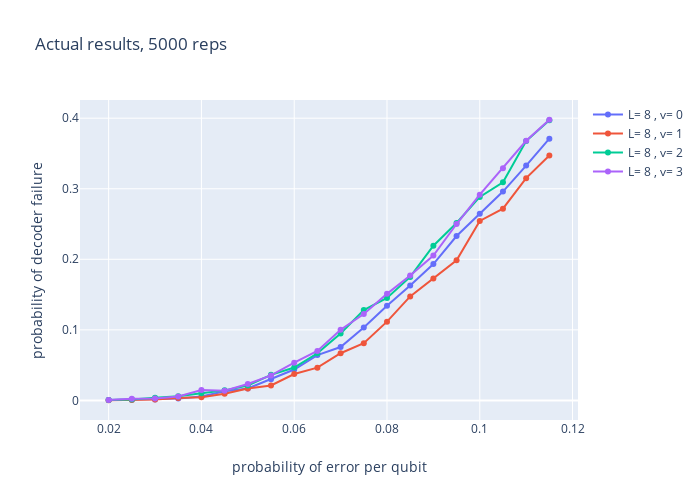

The code cell stored with this chart in its notebook:
### Markdown cell above
# Graph showing that a bit of shear can help a system.

### Code cell
x = list(np.arange(0.02, 0.12, 0.005))
y = {(8, 0): [0.0004, 0.001, 0.0012, 0.0028, 0.0056, 0.013, 0.0168, 0.0298, 0.0438, 0.0642, 0.0756, 0.1034, 0.134, 0.1628, 0.1932, 0.233, 0.2644, 0.296, 0.3328, 0.371], 
     (8, 1): [0.0002, 0.0006, 0.0014, 0.0034, 0.0046, 0.0094, 0.0168, 0.0212, 0.0374, 0.0464, 0.0668, 0.081, 0.1116, 0.1474, 0.1726, 0.1986, 0.2544, 0.2718, 0.315, 0.3472], 
     (8, 2): [0.0004, 0.0014, 0.0036, 0.006, 0.01, 0.0142, 0.0212, 0.0362, 0.0466, 0.0668, 0.0948, 0.128, 0.1452, 0.175, 0.2192, 0.2514, 0.2884, 0.3092, 0.3676, 0.397], 
     (8, 3): [0.0006, 0.0024, 0.0026, 0.0056, 0.0146, 0.0136, 0.0232, 0.0354, 0.0534, 0.07, 0.1002, 0.1224, 0.151, 0.177, 0.2054, 0.25, 0.2916, 0.329, 0.368, 0.3978]}
plot_plotly_both(x, y, [8], [0, 1, 2, 3], 'Actual results, 5000 reps')
